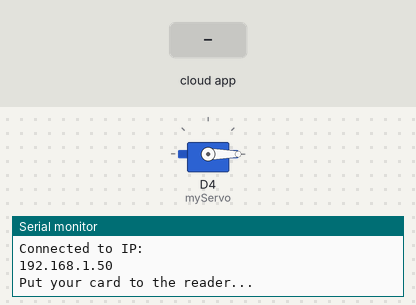
This sketch was run on a simulated Arduino Nano 33 IoT. On the bench: servo, the last lines printed to the serial monitor. The test bench sets the inputs (shaded band). WiFi joins after 1.5 s; servers stay silent unless stated; the Firebase database answers and starts empty.

Above: at 3.0 s.
3.1 s: the phone or cloud app sets unlock to True
At 4.2 s:
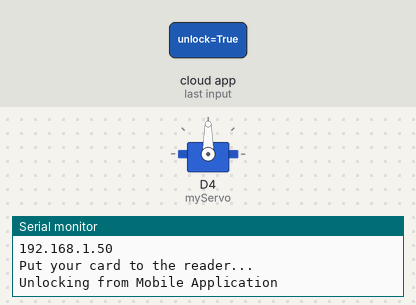
Timing chart, 0 to 14.7 s (numbered marks = the images above; inputs shaded):
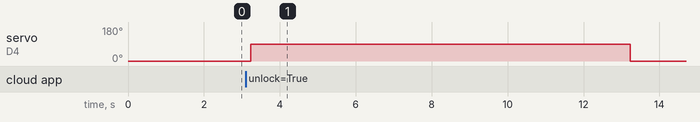

Measured:
- after the input at 3.1 s, servo on D4 (myServo): 0° → 90° after 0.13 s, → 0° 10.0 s later

The sketch:

door_lock_rfid_project.ino
```cpp
#include <SPI.h>
#include <MFRC522.h>
#include <Servo.h>
#include <Arduino_LSM6DS3.h>
#include <Firebase_Arduino_WiFiNINA.h>

#define SS_PIN 10
#define RST_PIN 9
#define FIREBASE_HOST "smartdoorlock-1accb-default-rtdb.firebaseio.com"
#define FIREBASE_AUTH "6kaRJfZlk5TokBkvstkap7ZFsWbI1xv2eh6u7xd2"
#define WIFI_SSID "Bokep"
#define WIFI_PASSWORD "wifiwifi"

MFRC522 mfrc522(SS_PIN, RST_PIN);
Servo myServo;
FirebaseData firebaseData;
String fireStatus = "";


void setup()
{
  Serial.begin(9600);
  SPI.begin();
  mfrc522.PCD_Init();   // Initialize MFRC522 card reader
  myServo.attach(4);    //servomotor is attached to pin 4
  myServo.write(0);     //set servomotor start position to 0
  Serial.print("Connecting to WiFi...");
  int status = WL_IDLE_STATUS;
  while (status != WL_CONNECTED) {
    status = WiFi.begin(WIFI_SSID, WIFI_PASSWORD);
    Serial.print(".");
    delay(300);
  }
  Serial.println();
  Serial.println("Connected to IP: ");
  Serial.print(WiFi.localIP());
  Serial.println();
  Firebase.begin(FIREBASE_HOST, FIREBASE_AUTH, WIFI_SSID, WIFI_PASSWORD);   //initialize connection to Firebase Real time database
  Firebase.reconnectWiFi(true);
  Serial.println("Put your card to the reader...");
}

void loop()
{
  if (Firebase.getString(firebaseData, "/unlock"))  //check database if unlocked by smartphone app
  {
    fireStatus = firebaseData.stringData();         //store the unlock value in fireStatus ("True" or "False")
    if (fireStatus == "True")                       //if fireStatus' unlock value if "True", it means smartphone app sends the command to unlock
    {
      Serial.println("Unlocking from Mobile Application");
      myServo.write(90);                            //unlock the door lock by moving the servo motor to 90 degrees position
      delay(10000);                                  //add 10 seconds delay before auto lock initiates
      myServo.write(0);                             //lock the door lock by moving the servo motor to original position
      Firebase.setString(firebaseData, "/unlock", "False");   //send value of "False" to database to indicate that door lock has been reset to lock position
    }
  }
  else
  {
    // Only print the error if there's a failure in getting the string from database
    Serial.println("Error: " + firebaseData.errorReason());
  }

  // Look for new cards
  if ( ! mfrc522.PICC_IsNewCardPresent())
  {
    return;
  }
  // Select one of the cards
  if ( ! mfrc522.PICC_ReadCardSerial())
  {
    return;
  }
  //Print UID of presented RFID card on serial monitor
  Serial.print("UID tag :");
  String content= "";
  byte letter;
  for (byte i = 0; i < mfrc522.uid.size; i++)
  {
     Serial.print(mfrc522.uid.uidByte[i] < 0x10 ? " 0" : " ");
     Serial.print(mfrc522.uid.uidByte[i], HEX);
     content.concat(String(mfrc522.uid.uidByte[i] < 0x10 ? " 0" : " "));
     content.concat(String(mfrc522.uid.uidByte[i], HEX));
  }
  Serial.println();
  Serial.print("Message : ");
  content.toUpperCase();
  if (content.substring(1) == "62 CF 76 51")   //UID of registered RFID card
  {
    Serial.println("Authorized access.");
    Serial.println();
    delay(500);
    myServo.write(90);                        //unlock the door lock by moving the servo motor to 90 degrees position
    delay(10000);                             //add 10 seconds delay before auto lock initiates
    myServo.write(0);                         //lock the door lock by moving the servo motor to original position
  }

else   {
    Serial.println(" Access denied");         //if presented card does not match the registered UID, print Access denied.
  }
}
```
